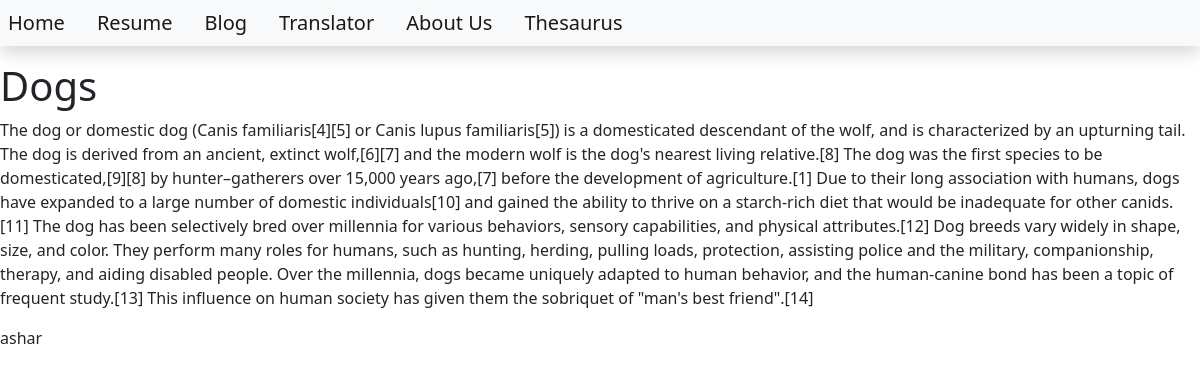
Screenshot of /blog/dogs with the database file from the repository.
### blog/models.py (models this page shows, shortened)
class Post(models.Model):
    title = models.CharField(max_length=200)
    content = models.TextField()
    date_created = models.DateTimeField(auto_now_add=True)
    slug = models.SlugField(max_length=200, unique=True)
    author = models.ForeignKey(to=User, on_delete=models.CASCADE)
    status = models.IntegerField(choices=STATUS,default=0)

### blog/views.py (the view)
# urls.py: path('<slug:slug>', views.BlogView.as_view(), name='blog_view'),
class BlogView(generic.DetailView):
    model = Post
    template_name ='blog.html'

### templates/blog.html
{% extends 'base.html' %}
{% block content %}
        <h1>{{object.title}}</h1>
        <p>{{object.content}}</p>
        <p>{{object.author}}</p>
{% endblock content %}

### rows the page displays
Post: title "Dogs", content "The dog or domestic dog (Canis familiaris[4][5] or Canis lupus familiaris[5]) is a domesticated descendant of the wolf, and is characterized by an upturning tail. The dog is derived from an ancient, extinct wolf,[6][7] and the modern wolf is the dog's nearest living relative.[8] The dog was the first species to be domesticated,[9][8] by hunter–gatherers over 15,000 years ago,[7] before the development of agriculture.[1] Due to their long association with humans, dogs have expanded to a large number of domestic individuals[10] and gained the ability to thrive on a starch-rich diet that would be inadequate for other canids.[11] The dog has been selectively bred over millennia for various…", author "ashar"
